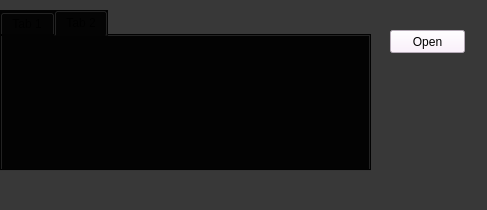
<?xml version="1.0" encoding="UTF-8"?>
<ui version="4.0">
 <class>MainWindow</class>
 <widget class="QMainWindow" name="MainWindow">
  <property name="geometry">
   <rect>
    <x>0</x>
    <y>0</y>
    <width>487</width>
    <height>210</height>
   </rect>
  </property>
  <property name="windowTitle">
   <string>MainWindow</string>
  </property>
  <property name="styleSheet">
   <string notr="true">background-color:rgb(56, 56, 56)</string>
  </property>
  <widget class="QWidget" name="centralwidget">
   <widget class="QTabWidget" name="AllTab">
    <property name="geometry">
     <rect>
      <x>0</x>
      <y>10</y>
      <width>371</width>
      <height>161</height>
     </rect>
    </property>
    <property name="focusPolicy">
     <enum>Qt::NoFocus</enum>
    </property>
    <property name="contextMenuPolicy">
     <enum>Qt::NoContextMenu</enum>
    </property>
    <property name="styleSheet">
     <string notr="true">background-color:rgb(3, 3, 3)</string>
    </property>
    <property name="currentIndex">
     <number>1</number>
    </property>
    <widget class="QWidget" name="tab">
     <attribute name="title">
      <string>Tab 1</string>
     </attribute>
    </widget>
    <widget class="QWidget" name="tab_2">
     <attribute name="title">
      <string>Tab 2</string>
     </attribute>
     <widget class="QLabel" name="label">
      <property name="geometry">
       <rect>
        <x>0</x>
        <y>0</y>
        <width>361</width>
        <height>131</height>
       </rect>
      </property>
      <property name="text">
       <string/>
      </property>
      <property name="pixmap">
       <pixmap>../Image/Kali.png</pixmap>
      </property>
      <property name="scaledContents">
       <bool>true</bool>
      </property>
     </widget>
    </widget>
   </widget>
   <widget class="QPushButton" name="pushButton_2">
    <property name="geometry">
     <rect>
      <x>390</x>
      <y>30</y>
      <width>75</width>
      <height>23</height>
     </rect>
    </property>
    <property name="styleSheet">
     <string notr="true">background-color:rgb(254, 238, 255)</string>
    </property>
    <property name="text">
     <string>Open</string>
    </property>
   </widget>
  </widget>
  <widget class="QMenuBar" name="menubar">
   <property name="geometry">
    <rect>
     <x>0</x>
     <y>0</y>
     <width>487</width>
     <height>21</height>
    </rect>
   </property>
  </widget>
  <widget class="QStatusBar" name="statusbar"/>
 </widget>
 <resources/>
 <connections/>
</ui>
